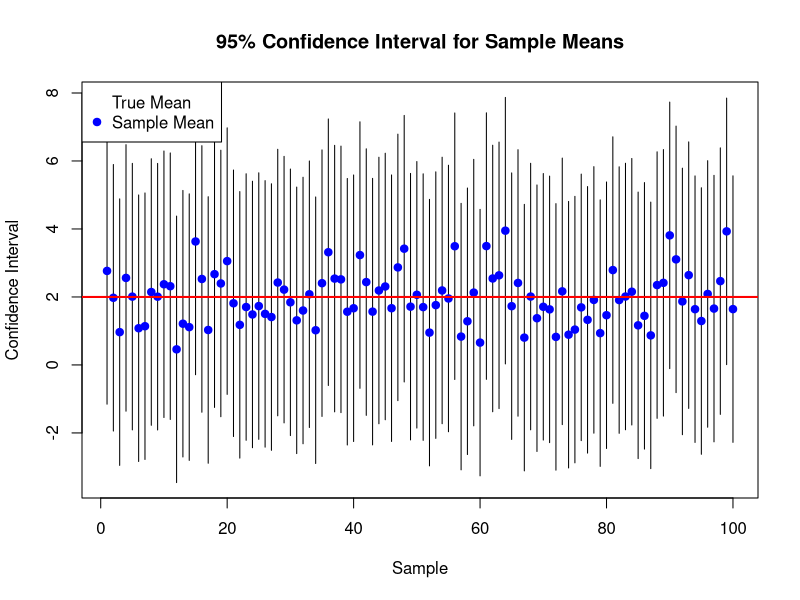

Reproduce this figure in R.
#Confidence Intervals formula on the mean
#Case 1:Variance is known

#Two sided-formula 
#max_error<-1/sqrt(size_value)*qnorm((1 - confidence_level) / 2, lower.tail = FALSE)*sigma_value;
#lower_bound <- mean_value - max_error;
#upper_bound <- mean_value + max_error;


#One sided-formula
#max_error<-1/sqrt(size_value)*qnorm(1 - confidence_level, lower.tail = FALSE)*sigma_value;
#lower_bound <- mean_value - max_error;
#upper_bound <- mean_value + max_error;

#Simulation (p.4/26 lecture 8)

num_samples <- 100
sample_size <- 5
# Generate 100 samples from standard normal distribution
samples <- matrix(rnorm(num_samples * sample_size), nrow = num_samples, ncol = sample_size)

# Generate 100 samples from exponential distribution
samples <- matrix(rexp(num_samples * sample_size,0.5), nrow = num_samples, ncol = sample_size)

sample_means <- apply(samples, 1, mean)
sigma<-1;#For normal distribution
sigma<-1/0.5; #For exponential distribution.
confidence_level<-0.95;
# Calculate 95% confidence interval for each sample
max_error<-1/sqrt(length(data))*qnorm((1 - confidence_level) / 2, lower.tail = FALSE)*sigma;
lower_bound <- sample_means - max_error;
upper_bound <- sample_means + max_error;
# Calculate true mean of the standard normal distribution
true_mean <- 0

# Calculate true mean of the exponential distribution
true_mean <- 1/0.5

# Plot the graph
plot(NULL, xlim = c(1, num_samples), ylim = c(min(lower_bound), max(upper_bound)),
     xlab = "Sample", ylab = "Confidence Interval", main = "95% Confidence Interval for Sample Means")
# Add lines for each confidence interval
for (i in 1:num_samples) {
  segments(i, lower_bound[i], i, upper_bound[i])
  points(i, sample_means[i], col = "blue", pch = 19)
}
# Add a horizontal line for the true mean
abline(h = true_mean, col = "red", lwd = 2)
legend("topleft", legend = c("True Mean", "Sample Mean"), col = c("red", "blue"), pch = c(NA, 19))


#Example p.9/26 (lecture 8)
data <- c(91.6, 88.75, 90.8, 89.95, 91.3);
sigma<-1;
mean_value <- mean(data);
confidence_level <- 0.95;
max_error<-1/sqrt(length(data))*qnorm((1 - confidence_level) / 2, lower.tail = FALSE)*sigma;
lower_bound <- mean_value - max_error;
upper_bound <- mean_value + max_error;
cat("95% Confidence Interval on the Mean:", lower_bound, "-", upper_bound, "\n");


#Case 2:Variance is unknown

#Two sided-formula 
#max_error<-1/sqrt(size_value)*qt((1 - confidence_level) / 2, df=size_value-1, lower.tail = FALSE)*sigma_value;
#lower_bound <- mean_value - max_error;
#upper_bound <- mean_value + max_error;


#One sided-formula
#max_error<-1/sqrt(size_value)*qt(1 - confidence_level, df=size_value-1, lower.tail = FALSE)*sigma_value;
#lower_bound <- mean_value - max_error;
#upper_bound <- mean_value + max_error;


#Example p. 18/26 (lecture 8)

confidence_level<-0.95;
mean_value<-13.71;
sigma_value<-3.55;
size_value<-22
#Part a
max_error<-1/sqrt(size_value)*qt((1 - confidence_level) / 2, df=size_value-1, lower.tail = FALSE)*sigma_value;
lower_bound <- mean_value - max_error;
upper_bound <- mean_value + max_error;
cat("95% Confidence Interval on the Mean:", lower_bound, "-", upper_bound, "\n");
#Part b
max_error<-1/sqrt(size_value)*qt(1 - confidence_level, df=size_value-1, lower.tail = FALSE)*sigma_value;
lower_bound <- mean_value - max_error;
cat("95% Lower Confidence Bound on the Mean:", lower_bound);